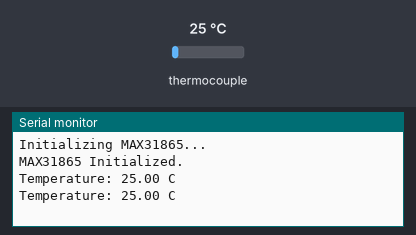
Simulated run of this sketch. Board: Arduino Uno, built with avr-gcc and run on an emulated ATmega328P. Shown: the last lines printed to the serial monitor. Inputs (shaded band) come from the test bench; at power-on: thermocouple 25 °C.

Above: at 1.8 s.
1.9 s: thermocouple set to 6 °C
At 2.8 s:
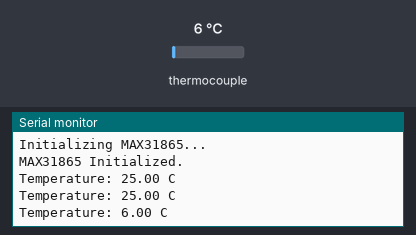
3.4 s: thermocouple set to 75 °C
At 4.8 s:
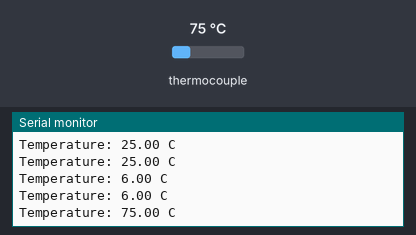
Timing chart, 0 to 6.4 s (numbered marks = the images above; inputs shaded):
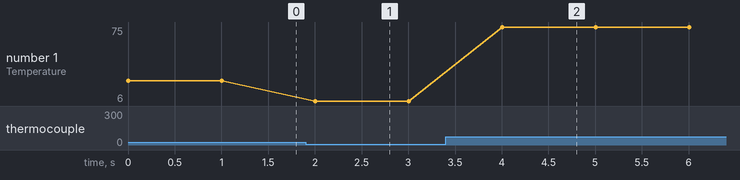

The sketch:

Sensors_PT100_with_MAX31865.ino
```cpp
/*
  https://cdn-learn.adafruit.com/downloads/pdf/adafruit-max31865-rtd-pt100-amplifier.pdf
  https://learn.adafruit.com/adafruit-max31865-rtd-pt100-amplifier/pinouts
  https://learn.adafruit.com/adafruit-max31865-rtd-pt100-amplifier/

  Instructions to prepare the MAX31865 module for a 3-wire PT100 sensor:

  1. Solder the "2/3 Wire" jumper:
     - On the MAX31865 module PCB, locate the jumper labeled "2/3 Wire".
     - Use a soldering iron to deposit a small amount of solder on the two pads of the "2/3 Wire" jumper to connect them together.

  2. Cut the wire connecting the left side of the 2-way jumper above Rref:
     - Find the 2-way jumper just above the reference resistor (Rref).
     - Use a track cutter or a sharp tool to carefully cut the track on the PCB that connects the left side of the 2-way jumper.
     - Make sure the cut is clean and the track is completely interrupted.

  3. Solder the right side of the 2-way jumper labeled "3":
     - Deposit a small amount of solder to connect the pads on the right side of the 2-way jumper, labeled "3".

  Hardware connections:

  1. Connections from the MAX31865 module to the Arduino Mega (software SPI):
     - CS (Chip Select): Connect to pin 22 on the Arduino Uno.
     - DI (Data Input, equivalent to MOSI - Master Out Slave In): Connect to pin 23 on the Arduino Uno.
     - DO (Data Output, equivalent to MISO - Master In Slave Out): Connect to pin 24 on the Arduino Uno.
     - CLK (Clock): Connect to pin 25 on the Arduino Uno.
     - Vin: Connect to 5V on the Arduino Uno.
     - GND: Connect to GND on the Arduino Uno.

  2. Connections from the 3-wire PT100 sensor to the MAX31865 module:
     - Use a multimeter to measure the resistance between the wires of the PT100 sensor.
     - Find the two wires that have very low resistance between them (about 2 ohms). These two wires are directly connected together.
     - Connect these two wires to the F+ and RTD+ terminals on the MAX31865 module (order does not matter).
     - Connect the third wire (which has higher resistance when measured with each of the other two wires) to the F- or RTD- terminal on the MAX31865 module.
*/

// Include necessary libraries
#include <SPI.h>
#include <Adafruit_MAX31865.h>

// Use software SPI: CS, DI, DO, CLK
Adafruit_MAX31865 thermo = Adafruit_MAX31865(22, 23, 24, 25);

void setup() {
  Serial.begin(115200);  // Start the serial communication at 115200 baud rate
  Serial.println("Initializing MAX31865...");
  thermo.begin(MAX31865_3WIRE);  // Set up the MAX31865 module for 3-wire RTD
  Serial.println("MAX31865 Initialized.");
}

void loop() {
  // Read the temperature
  float temperature = thermo.temperature(100, 430); // Parameters are Rref and RTD nominal resistance
  Serial.print("Temperature: ");
  Serial.print(temperature);
  Serial.println(" C");

  // Check for faults
  checkFault();

  delay(1000);  // Wait for one second before reading again
}

void checkFault() {
  uint8_t fault = thermo.readFault();
  if (fault) {
    Serial.print("Fault 0x"); Serial.println(fault, HEX);
    if (fault & MAX31865_FAULT_HIGHTHRESH) {
      Serial.println("RTD High Threshold");
    }
    if (fault & MAX31865_FAULT_LOWTHRESH) {
      Serial.println("RTD Low Threshold");
    }
    if (fault & MAX31865_FAULT_REFINLOW) {
      Serial.println("REFIN- > 0.85 x Bias");
    }
    if (fault & MAX31865_FAULT_REFINHIGH) {
      Serial.println("REFIN- < 0.85 x Bias - FORCE- open");
    }
    if (fault & MAX31865_FAULT_RTDINLOW) {
      Serial.println("RTDIN- < 0.85 x Bias - RTD disconnected");
    }
    if (fault & MAX31865_FAULT_OVUV) {
      Serial.println("Under/Over voltage");
    }
    thermo.clearFault();
  }
}
```

Measured:
- after the input at 1.9 s, the serial monitor: prints a new line after 0.10 s (image 1)
- after the input at 3.4 s, the serial monitor: prints a new line after 0.61 s (image 2)
- plotted number 1: 25 → 6 after the input at 1.9 s, 6 → 75 after the input at 3.4 s
